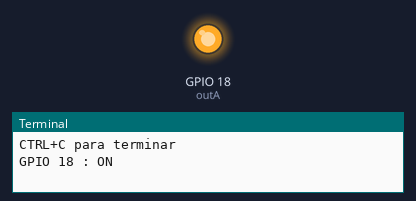
Recording of a program running on a simulated Raspberry Pi (BCM pin numbers). On the bench: output pins drawn as LEDs (lit = HIGH), the last lines printed to the terminal.

Above: at 0.1 s.
At 36.1 s:
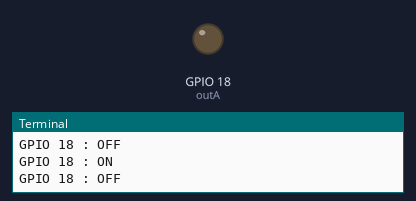
Timing chart, 0 to 37.6 s (numbered marks = the images above):
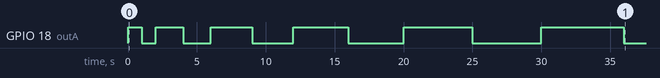

Measured:
- by itself, GPIO 18 (outA): LOW → HIGH at 0.00 s, → LOW 1.0 s later, → HIGH 1.0 s later, → LOW 2.0 s later, … (12 changes in this stretch)

The program:

lab04ex06_out1.py
```python
import RPi.GPIO as GPIO
from time import sleep

GPIO.setmode(GPIO.BCM) 	# BCM = numeração GPIO

outA = 18
GPIO.setup(outA, GPIO.OUT, initial=0)
tempo = 1
try:
    print("CTRL+C para terminar")
    while True:
        GPIO.output(outA, 1)
        print("GPIO", outA, ": ON")
        sleep(tempo)
        GPIO.output(outA, 0)
        print("GPIO %d : %s" % (outA, "OFF"))   #com formatação
        sleep(tempo)
        tempo+=1
except KeyboardInterrupt:
    print("\nPrograma terminado pelo utilizador.")
except:
    print("\nErro!!!")
finally:
    print("A fazer 'reset' ao GPIO...", end="")
    GPIO.cleanup()
    print("ok.")
print("Fim do programa.")
```
